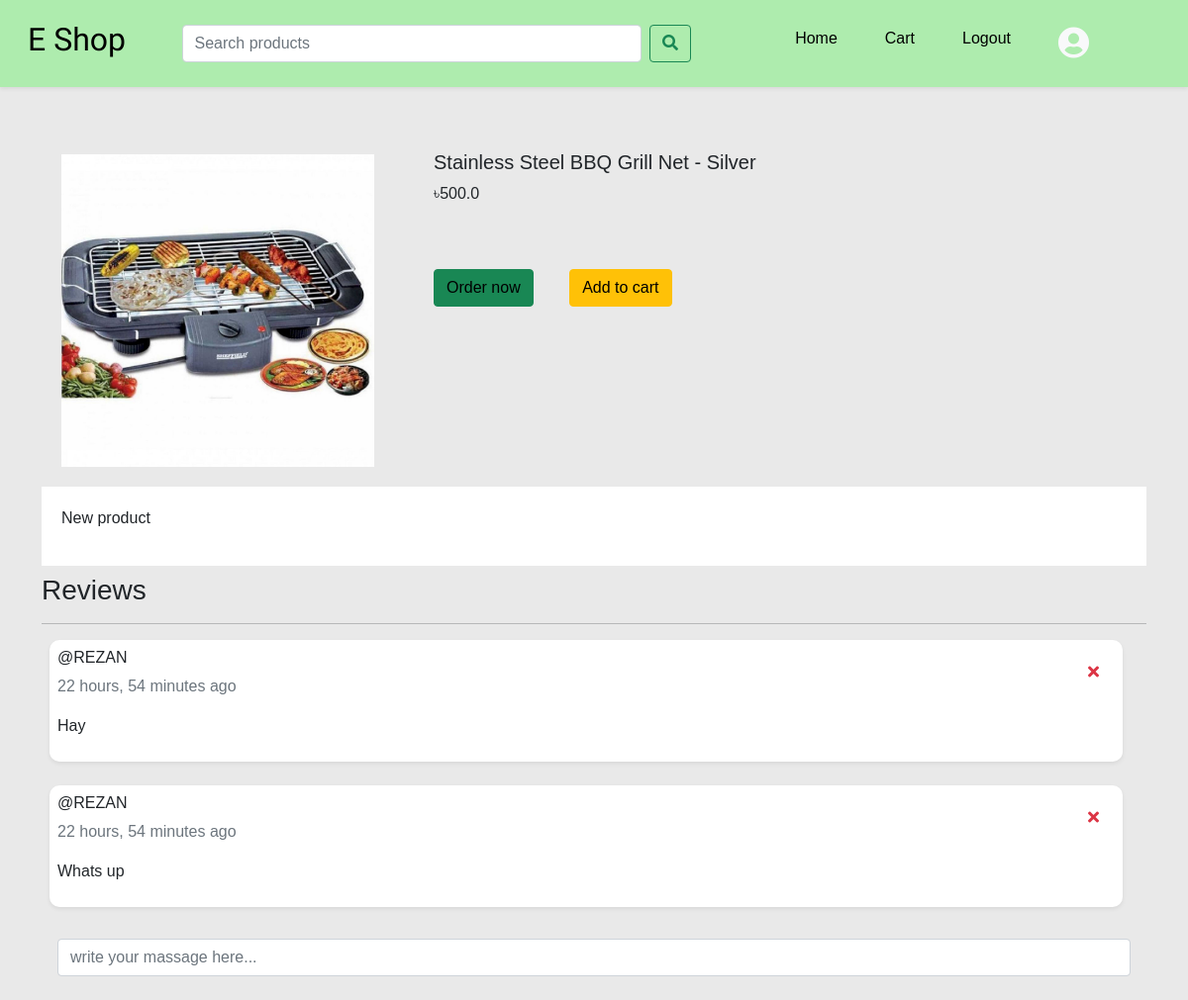
/details/15/ (signed in), run on the app's committed database.
### products/models.py (models this page shows, shortened)
class products(models.Model):
  productName=models.CharField(max_length=500)
  productDescription=models.TextField()
  productPrice=models.FloatField()
  category=models.ForeignKey(Category,on_delete=models.SET_NULL,null=True)
  productImage=models.ImageField(upload_to='',null=True)

class Comment(models.Model):
  user=models.ForeignKey(User,on_delete=models.CASCADE)
  product=models.ForeignKey(products,on_delete=models.CASCADE)
  body=models.TextField()
  updated=models.DateTimeField(auto_now=True)
  created=models.DateTimeField(auto_now_add=True)
  class Meta:
    ordering=['-updated','-created']

### products/views.py (the view)
# urls.py: path('details/<str:pk>/',views.productDetails, name="product-details-api"),
@login_required(login_url='login')
def productDetails(request,pk):
  product=products.objects.get(id=pk)
  product_comment=product.comment_set.all()
  if request.method=="POST":
      comment=Comment.objects.create(
      user=request.user,
      product=product,
      body=request.POST.get('body')
    )
  context={'product':product,'product_comment':product_comment}
  return render(request,'products/product_details.html',context)

### products/templates/products/product_details.html (shortened to what this page needs)
{% load static %}
<!DOCTYPE html>
<html lang="en">
  <head>
    <link
      rel="stylesheet"
      href="{% static 'products/styles/product_details.css' %}"
    />
  </head>
  <body>
    {% include 'navbar.html' %}
    <div class="container">
      <div class="mt-5">
          <div class="row">
            <div class="col-lg-4">
              <img
                src="{{product.productImage.url}}"
                class="img-fluid image"
                alt="{{product.productName}}"
              />
            </div>
            <div class="col-lg-4 mb-5">
              <div class="text-lg-start text-center">
                <h5 class="card-title mt-3 ms-3">{{product.productName}}</h5>
                <p class="ms-3">৳{{product.productPrice}}</p>
                <a
                  href="{% url 'payment-page' %}?id={{product.id}}"
                  class="btn btn-success mt-5 mx-3"
                  >Order now</a
                >
                <a
                  href="{% url 'cart' %}?product-id={{product.id}}"
                  class="btn btn-warning mt-5 mx-3"
                  id="cart-btn"
                  >Add to cart</a
                >
              </div>
            </div>
            <div class="col-lg-4"></div>
          </div>
        <div class="details m-auto">
          <p>{{product.productDescription}}</p>
        </div>
      </div>
      <div class="comment-wrapper">
        <h3 class="mt-2">Reviews</h3>
        <hr />
        {% for comment in product_comment %}
        <div>
          <div
            class="
              d-flex
              justify-content-between
              me-lg-4
              ms-2
              shadow-sm
              p-2
              comment-box-div
            "
          >
            <div>
              <h6>@{{comment.user}}</h6>
              <span class="text-muted">
                {{comment.created | timesince}} ago</span
              >
              <p class="mt-3">{{comment.body}}</p>
            </div>
            <div>
              {% if request.user == comment.user %}
              <a href="{% url 'delete' comment.id %}"
                ><i class="fas fa-times fa-1x p-3 text-danger"></i
              ></a>
              {% endif %}
            </div>
          </div>
          <br />
        </div>
        {% endfor %}
      </div>
      <div class="mt-2 mb-4 mx-3">
        <form action="" method="POST">
          <input
            type="text"
            name="body"
            class="form-control"
            placeholder="write your massage here..."
          />
        </form>
      </div>
    </div>
  </body>
</html>

### products/static/products/styles/product_details.css (style rules this page uses)
.image { padding: 20px; }
body { background-color: #e9e9e9 !important; }
.details { background-color: #fff !important; padding: 20px !important; }
.comment-box-div { border-radius: 10px; background-color: #fff; }

### products/static/products/styles/style.css (style rules this page uses)
* { font-family:sans-serif; }
a { text-decoration: none !important; color: black !important; }

### data on the page
products: productImage (picture), productName "Stainless Steel BBQ Grill Net - Silver", productPrice "500.0", productDescription "New product"
Comment: user "REZAN", created "22 hours, 54 minutes", body "Hay"
Comment: user "REZAN", created "22 hours, 54 minutes", body "Whats up"
